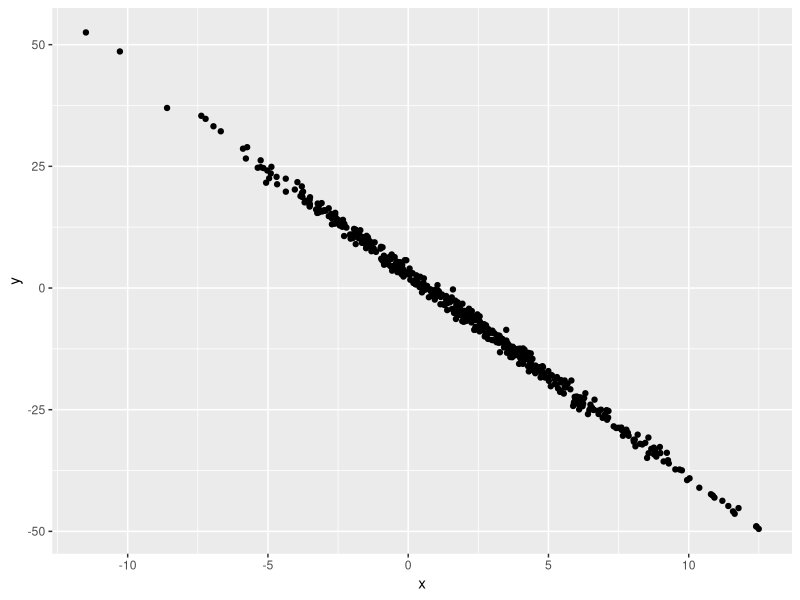

This chart was generated by the following R code:
## ---- chunk 1
samp = rnorm(100)
length(samp)
## ---- chunk 2
library(tidyverse)

plot_df = tibble(
  x = rnorm(500,mean = 2,sd=4),
  y = 3-4.2*x + rnorm(500)
)

ggplot(plot_df, aes(x = x, y = y)) + geom_point()
